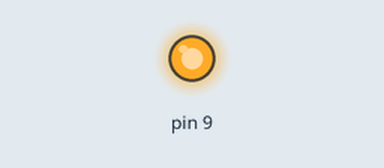
Simulated run of this sketch. Board: Arduino Uno, built with avr-gcc and run on an emulated ATmega328P. Parts: output pins drawn as LEDs (lit = HIGH).

Above: at 0.2 s.
Timing chart, 0 to 1.7 s (numbered marks = the images above):
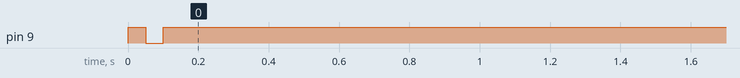

Measured:
- by itself, pin 9: LOW → HIGH at 0.00 s, → LOW 0.05 s later, → HIGH 0.05 s later

The sketch:

ccccc.ino
```cpp
#include <ISADefinitions.h>
#include <ISAButtons.h>
ISAButtons button;

void setup() {
  // put your setup code here, to run once:
   pinMode(LED1, OUTPUT);
 button.init();
}
int i=0;
void loop() {
 pinMode(LEDS[i], OUTPUT);
 digitalWrite(LEDS[i], HIGH);


  if (button.buttonPressed(7)) {
    digitalWrite(LEDS[i], LOW);
    if(i==0){
       i=7;
     }
     else i--;
    }

  if (button.buttonPressed(5)) {
    digitalWrite(LEDS[i], LOW);
    if(i==7){
      i=0;
    }
   else i++;
  }delay(50);

}
```
